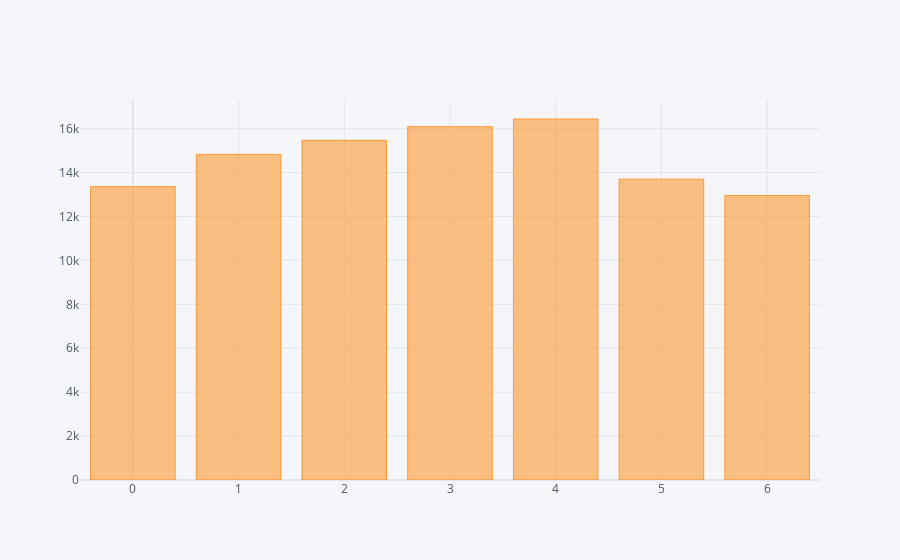

Notebook code cell kept with this figure:
### Code cell
df.groupby('weekday')[['cnt']].mean().iplot(kind='bar')

### Figure 1 — Plotly figure (JSON) as saved in the notebook; plotly's stock layout.template omitted (floating-point values rounded to 4 significant figures)
{"data": [{"marker": {"color": "rgba(255, 153, 51, 0.6)", "line": {"color": "rgba(255, 153, 51, 1.0)", "width": 1}}, "name": "cnt", "orientation": "v", "text": "", "type": "bar", "x": [0, 1, 2, 3, 4, 5, 6], "y": [13360.0, 14830.0, 15470.0, 16090.0, 16440.0, 13700.0, 12960.0]}], "layout": {"legend": {"bgcolor": "#F5F6F9", "font": {"color": "#4D5663"}}, "paper_bgcolor": "#F5F6F9", "plot_bgcolor": "#F5F6F9", "title": {"font": {"color": "#4D5663"}}, "xaxis": {"gridcolor": "#E1E5ED", "showgrid": true, "tickfont": {"color": "#4D5663"}, "title": {"font": {"color": "#4D5663"}, "text": ""}, "zerolinecolor": "#E1E5ED"}, "yaxis": {"gridcolor": "#E1E5ED", "showgrid": true, "tickfont": {"color": "#4D5663"}, "title": {"font": {"color": "#4D5663"}, "text": ""}, "zerolinecolor": "#E1E5ED"}}}
